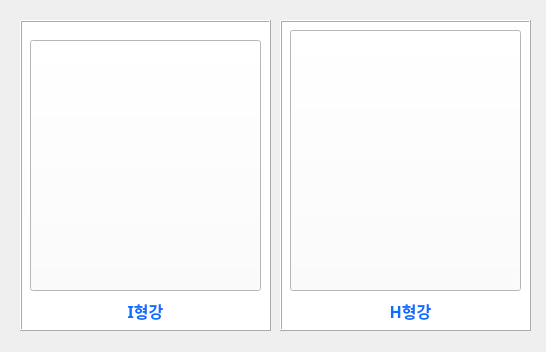
<?xml version="1.0" encoding="UTF-8"?>
<ui version="4.0">
 <class>image</class>
 <widget class="QWidget" name="image">
  <property name="geometry">
   <rect>
    <x>0</x>
    <y>0</y>
    <width>546</width>
    <height>352</height>
   </rect>
  </property>
  <property name="windowTitle">
   <string>Form</string>
  </property>
  <widget class="QFrame" name="frame_3">
   <property name="geometry">
    <rect>
     <x>280</x>
     <y>20</y>
     <width>251</width>
     <height>311</height>
    </rect>
   </property>
   <property name="styleSheet">
    <string notr="true">background-color:rgb(255, 255, 255)</string>
   </property>
   <property name="frameShape">
    <enum>QFrame::Box</enum>
   </property>
   <property name="frameShadow">
    <enum>QFrame::Raised</enum>
   </property>
   <widget class="QLabel" name="label_2">
    <property name="geometry">
     <rect>
      <x>100</x>
      <y>280</y>
      <width>61</width>
      <height>21</height>
     </rect>
    </property>
    <property name="font">
     <font>
      <family>맑은 고딕</family>
      <pointsize>12</pointsize>
      <weight>75</weight>
      <bold>true</bold>
     </font>
    </property>
    <property name="styleSheet">
     <string notr="true">QLabel {
    font-weight: bold;
	color:rgb(14, 110, 255);
}</string>
    </property>
    <property name="text">
     <string>H형강</string>
    </property>
    <property name="alignment">
     <set>Qt::AlignCenter</set>
    </property>
   </widget>
   <widget class="QPushButton" name="pushButton_2">
    <property name="geometry">
     <rect>
      <x>10</x>
      <y>10</y>
      <width>231</width>
      <height>261</height>
     </rect>
    </property>
    <property name="styleSheet">
     <string notr="true">border-image:url(images/H형강.png);</string>
    </property>
    <property name="text">
     <string/>
    </property>
   </widget>
  </widget>
  <widget class="QFrame" name="frame">
   <property name="geometry">
    <rect>
     <x>20</x>
     <y>20</y>
     <width>251</width>
     <height>311</height>
    </rect>
   </property>
   <property name="styleSheet">
    <string notr="true">background-color:rgb(255, 255, 255)</string>
   </property>
   <property name="frameShape">
    <enum>QFrame::Box</enum>
   </property>
   <property name="frameShadow">
    <enum>QFrame::Raised</enum>
   </property>
   <widget class="QPushButton" name="pushButton">
    <property name="geometry">
     <rect>
      <x>10</x>
      <y>20</y>
      <width>231</width>
      <height>251</height>
     </rect>
    </property>
    <property name="styleSheet">
     <string notr="true">border-image:url(images/I형강.png);</string>
    </property>
    <property name="text">
     <string/>
    </property>
   </widget>
   <widget class="QLabel" name="label">
    <property name="geometry">
     <rect>
      <x>90</x>
      <y>280</y>
      <width>71</width>
      <height>21</height>
     </rect>
    </property>
    <property name="font">
     <font>
      <family>맑은 고딕</family>
      <pointsize>12</pointsize>
      <weight>75</weight>
      <bold>true</bold>
     </font>
    </property>
    <property name="styleSheet">
     <string notr="true">QLabel {
    font-weight: bold;
	color:rgb(14, 110, 255);
}</string>
    </property>
    <property name="text">
     <string>I형강</string>
    </property>
    <property name="textFormat">
     <enum>Qt::AutoText</enum>
    </property>
    <property name="alignment">
     <set>Qt::AlignCenter</set>
    </property>
   </widget>
  </widget>
 </widget>
 <resources/>
 <connections/>
</ui>
